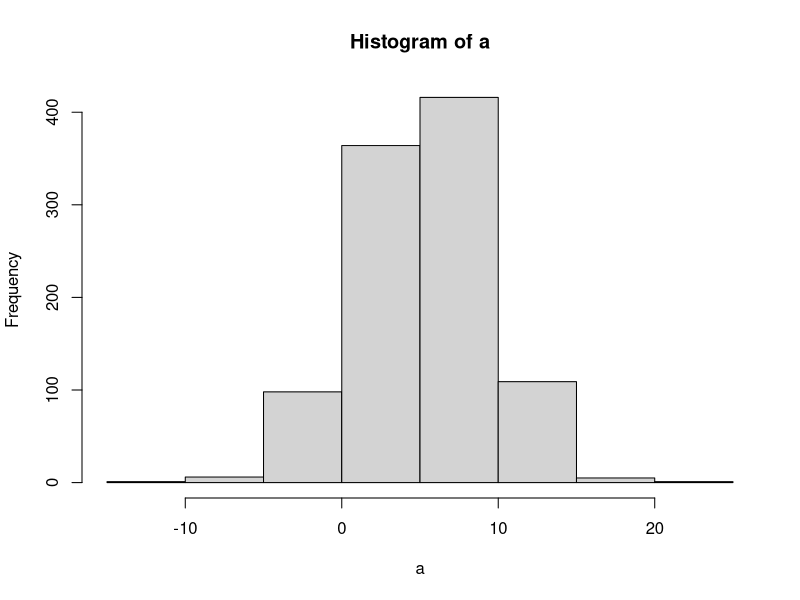
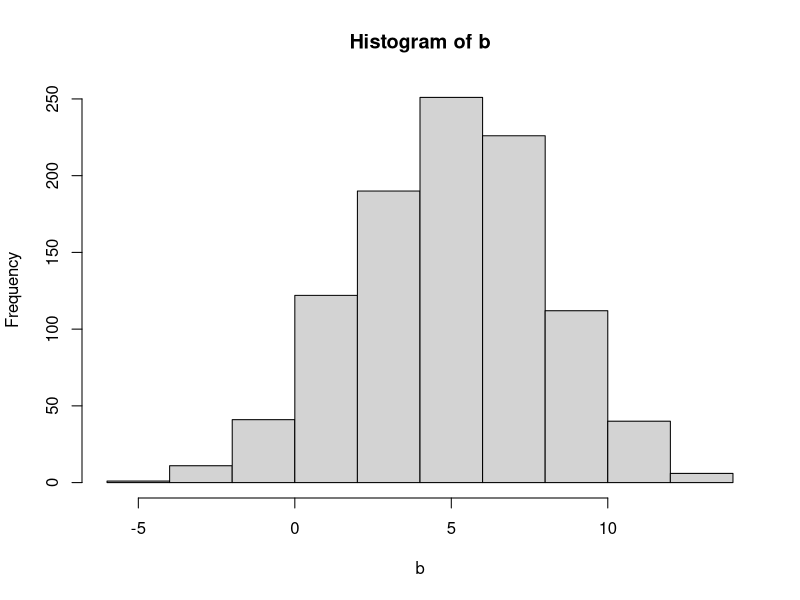
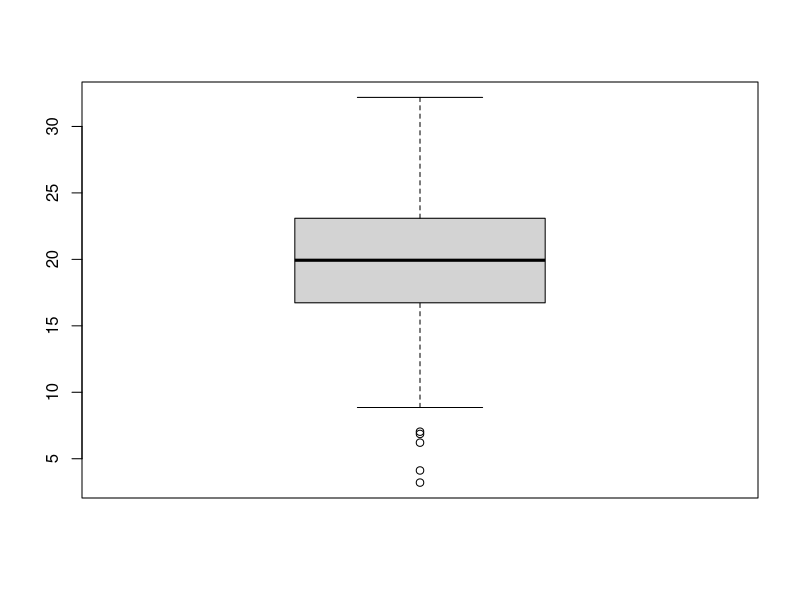

The R script that drew these images, in order:
#pregunta n°1
#a
#para x≥0 con media=5 y desviacion estandar=4 y n=1000
rnorm(1000, mean = 5, sd=4)
a <-rnorm(1000, mean = 5, sd=4)
hist(a)

#b
#para x≥0 con media=5 y desviacion estandar=3, tamaño=1000
rnorm(1000, mean = 5,sd=3)
b <- rnorm(1000, mean = 5,sd=3)
hist(b)  

#pregunta n°2
#a
rnorm(500, mean = 20, sd=5)
c <- rnorm(500, mean = 20, sd=5)
mean(c)
#es menor al valor esperado

#b
quantile(0.33)

#c
boxplot(c)
